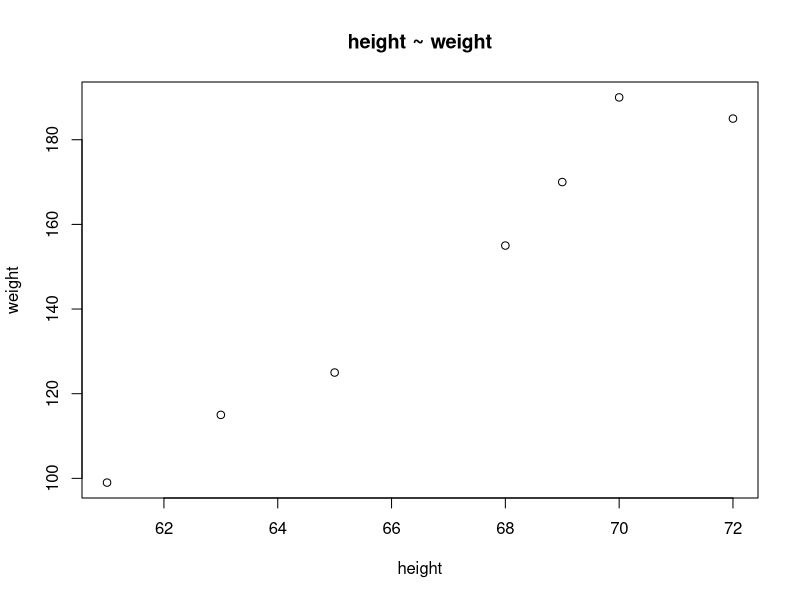
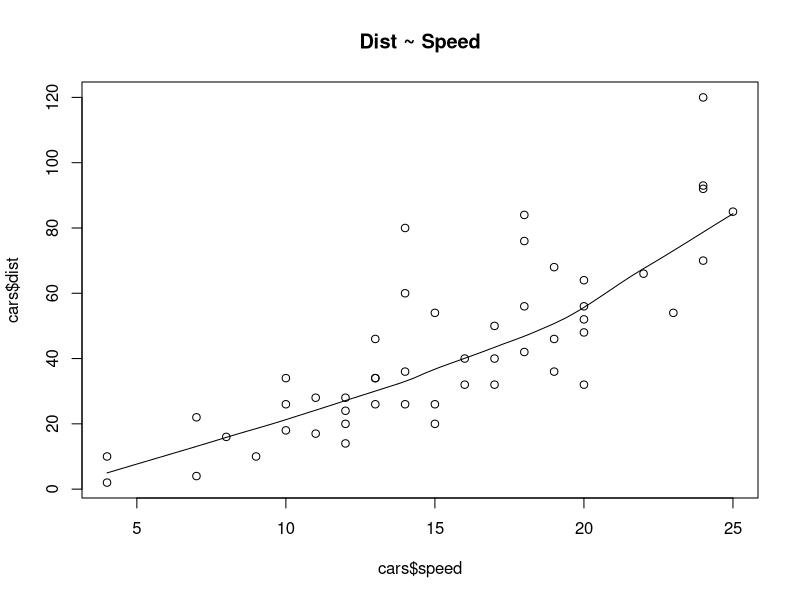
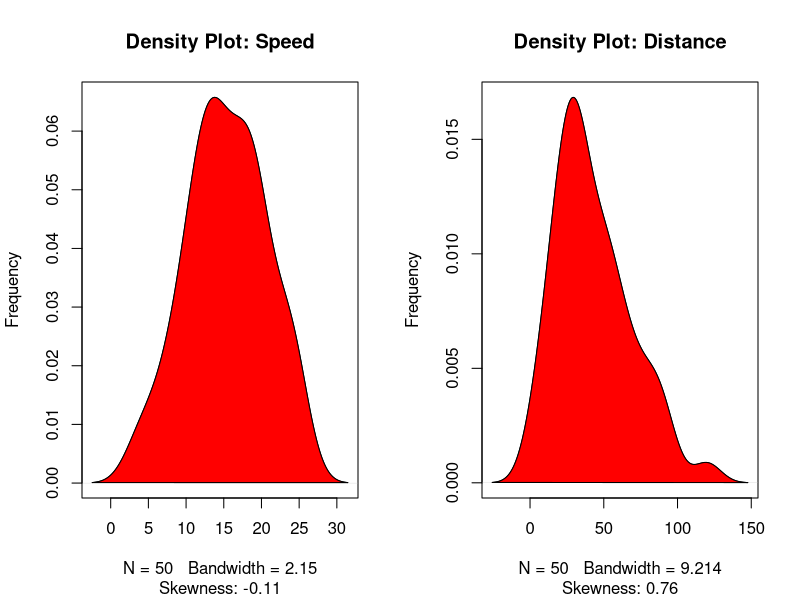
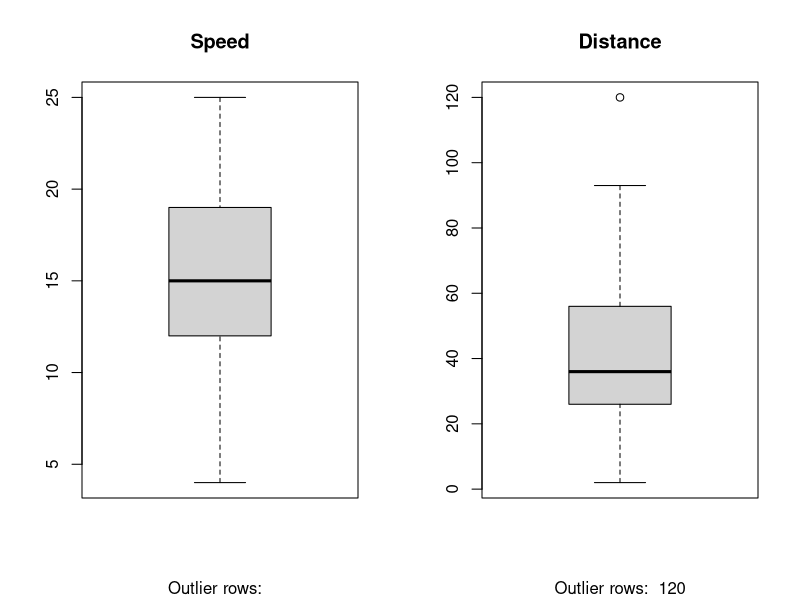
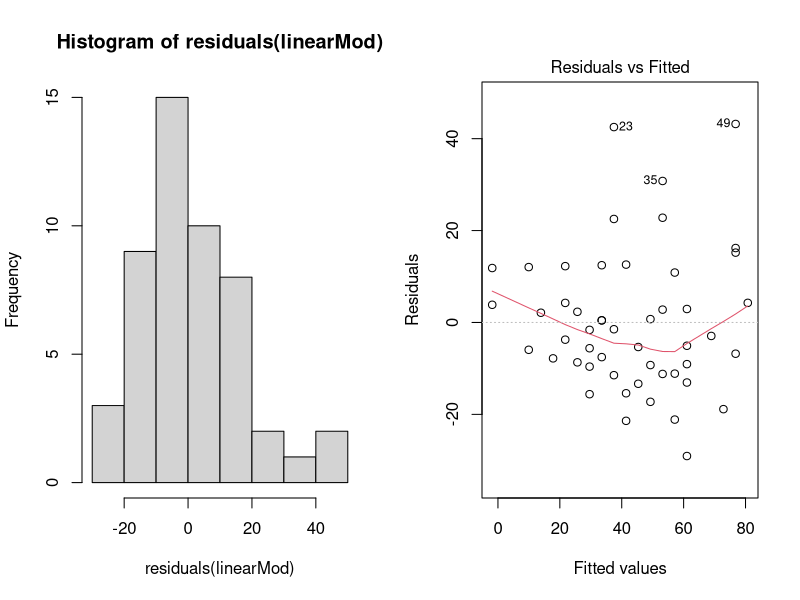
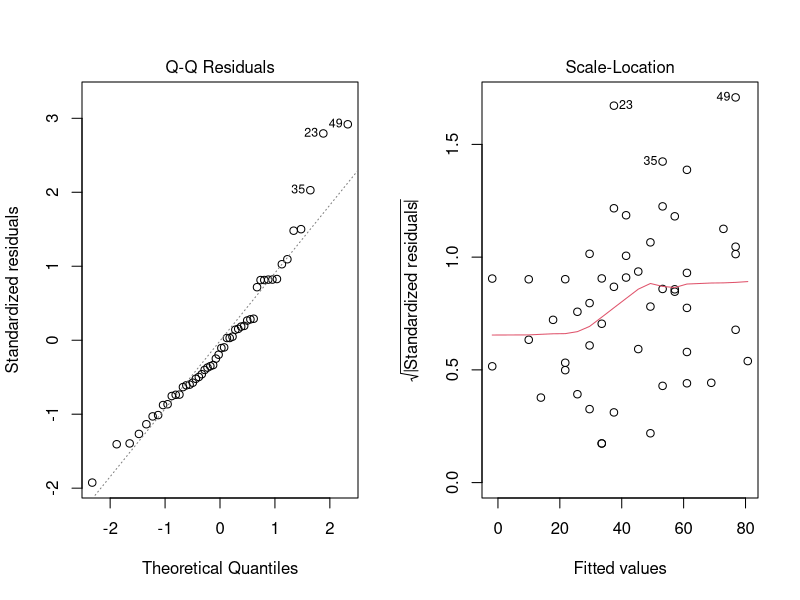
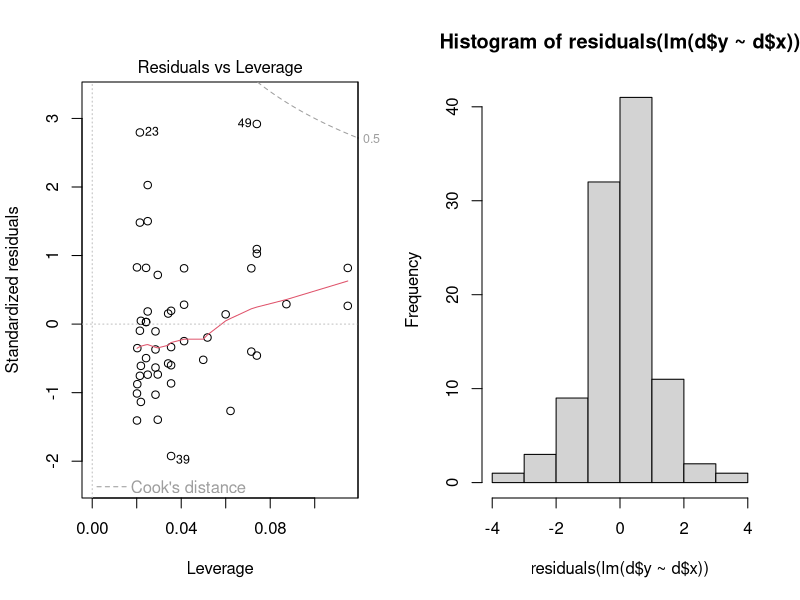
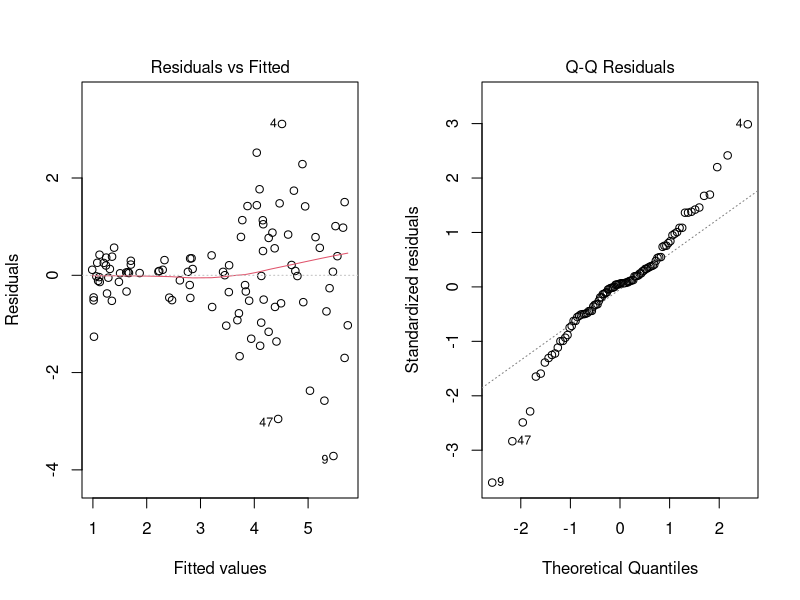

Here is the R script that generated these plots, in order:
## ---- chunk 1
knitr::opts_chunk$set(echo = FALSE)
knitr::opts_chunk$set(message=FALSE)

library(tidyverse)
library(patchwork)

knitr::opts_chunk$set(message=FALSE)
theme_set(theme_minimal())
## ---- chunk 2
make_linear_data <- function(n_observations=100) {
  ## this makes simple linear data 
  d <- data.frame(
    id = 1:n_observations, 
    x = runif(n = n_observations, min = -1, max = 4)) %>% 
    mutate(
      y = 2 + x * rnorm(n = n_observations, mean=1, sd=0.5)
    )
} 

make_squared_data <- function(n_observations=100) { 
  ## this makes simple data that is quadratic in x 
  d <- data.frame(
    id = 1:n_observations, 
    x = runif(n = n_observations, min = -5, max = 5)) %>% 
    mutate(
        y = 2 + 3 * x + x^2 + rnorm(n = n_observations)
    )
}
## ---- chunk 3
HvW <- read.delim('Height_vs_Weight.txt',header=T)
## ---- chunk 4
plot(HvW$height, HvW$weight, main='height ~ weight',xlab="height", ylab="weight")
## ---- chunk 5
head(cars)  # display the first 6 observations
## ---- chunk 6
scatter.smooth(x=cars$speed, y=cars$dist, main="Dist ~ Speed")  # scatterplot
## ---- chunk 7
library(e1071)  # for skewness function
par(mfrow=c(1, 2))  # divide graph area in 2 columns

plot(density(cars$speed), main="Density Plot: Speed", ylab="Frequency", sub=paste("Skewness:", round(e1071::skewness(cars$speed), 2)))  # density plot for 'speed'

polygon(density(cars$speed), col="red")

plot(density(cars$dist), main="Density Plot: Distance", ylab="Frequency", sub=paste("Skewness:", round(e1071::skewness(cars$dist), 2)))  # density plot for 'dist'

polygon(density(cars$dist), col="red")
## ---- chunk 8
par(mfrow=c(1, 2))  # divide graph area in 2 columns

boxplot(cars$speed, main="Speed", sub=paste("Outlier rows: ", boxplot.stats(cars$speed)$out))  # box plot for 'speed'

boxplot(cars$dist, main="Distance", sub=paste("Outlier rows: ", boxplot.stats(cars$dist)$out))  # box plot for 'distance'
## ---- chunk 9
cor(cars$speed, cars$dist)  # calculate correlation between speed and distance 
## ---- chunk 10
linearMod <- lm(dist ~ speed, data=cars)  # build linear regression model on full data
print(linearMod)
## ---- chunk 11
hist(residuals(linearMod))
plot(linearMod)
## ---- chunk 12
d <- make_linear_data()
hist(residuals(lm(d$y ~ d$x)))
plot(lm(d$y ~ d$x))
## ---- chunk 13
summary(linearMod)  # model summary
## ---- chunk 14
newspeed = data.frame(speed=c(10,20,5))
predict(linearMod, newspeed)
